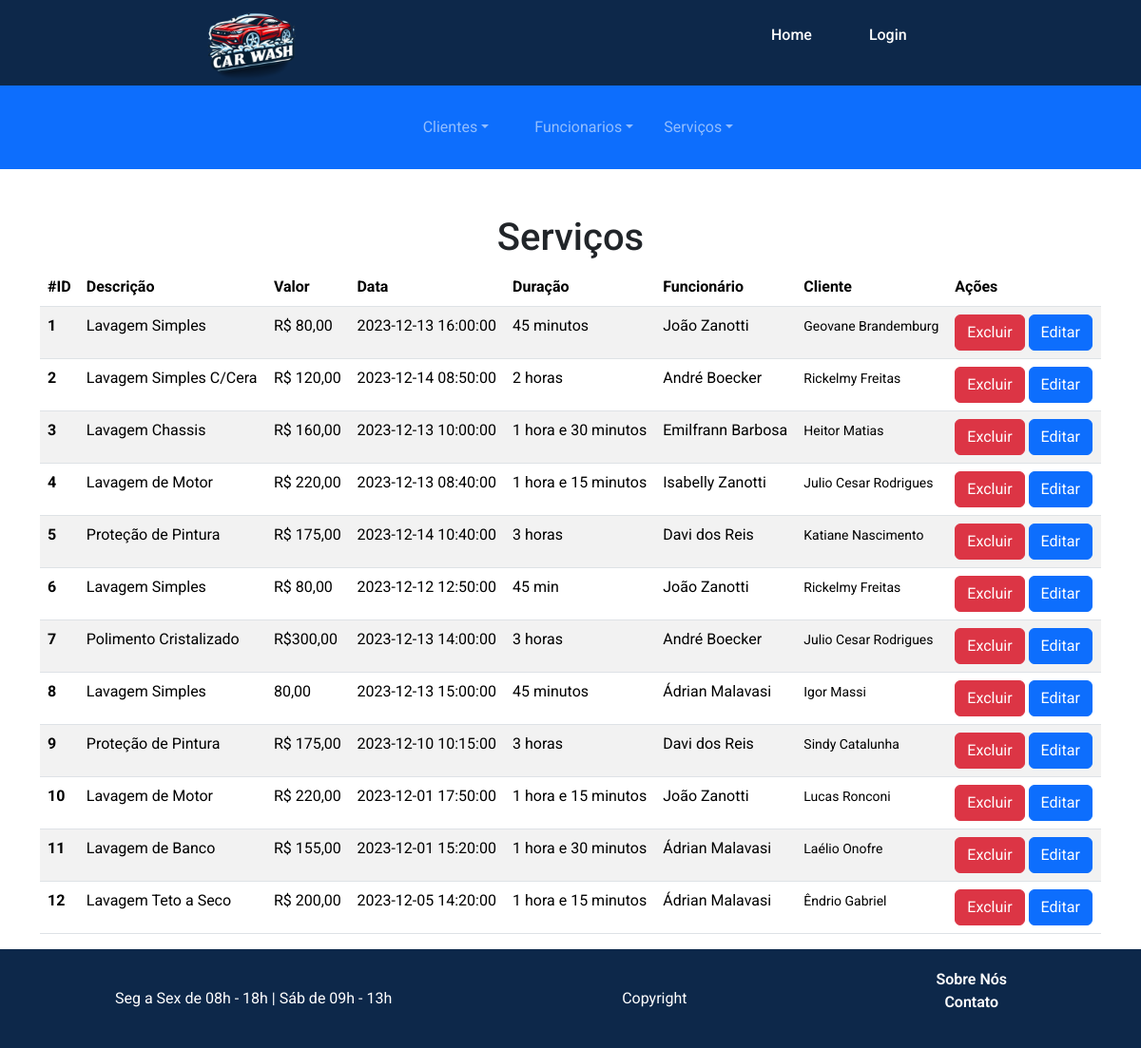
Page /backEnd/servicoLista.php on the committed database.
### tables this page shows
CREATE TABLE `servicos` (
  `id_servico` int(11) NOT NULL,
  `descricao` varchar(255) NOT NULL,
  `valor` varchar(255) NOT NULL,
  `data` datetime NOT NULL,
  `duracao` varchar(255) NOT NULL,
  `funcionario` int(11) NOT NULL,
  `cliente` int(11) NOT NULL
);

CREATE TABLE `pessoas` (
  `id_pessoa` int(11) NOT NULL,
  `nome` varchar(255) NOT NULL,
  `cpf` varchar(255) NOT NULL,
  `email` varchar(255) NOT NULL
);

### Classes/Database.class.php (called while the page is built, shortened)
<?php
class Database
{
    private $host;
    private $username;
    private $password;
    private $database;
    private $connection;
    public function __construct($host, $username, $password, $database)
    {
        $this->host = $host;
        $this->username = $username;
        $this->password = $password;
        $this->database = $database;
    }
    private function connect()
    {
        $this->connection = new mysqli($this->host, $this->username, $this->password, $this->database);
    }
    public function query($sql)
    {
        return $this->connection->query($sql);
    }
}
?>

### control/DataBaseControl.class.php (called while the page is built)
<?php
require_once "../Classes/Database.class.php";
$db = new Database("localhost", "root", "", "lava_jato");
?>

### control/ServicosControl.class.php (called while the page is built, shortened)
<?php
require_once "../control/FuncionarioControl.class.php";
require_once "../control/ClientesControl.class.php";
require_once "../Classes/Servicos.class.php";
class ServicoControl {
    private $conexao;
    public FuncionarioControl $funcionarioControl;
    public ClienteControl $clienteControl;
    function __construct($conexao, $funcionarioControl, $clienteControl) {
        $this->conexao = $conexao;
        $this->funcionarioControl = $funcionarioControl;
        $this->clienteControl = $clienteControl;
    }
    public function listarObj() {
        $sql = "SELECT * FROM servicos";
        $result = $this->conexao->query($sql);
        $servicos = array();
        if ($result->num_rows > 0) {
            while ($row = $result->fetch_assoc()) {
                $servicos[] = $row;
            }
        }
        if (count($servicos) != 0) {
            $vetServicos = array();
            for ($i = 0; $i < count($servicos); $i++) {
                $vetServicos[$i] = new Servico(
                    $servicos[$i]['descricao'],
                    $servicos[$i]['valor'],
                    $servicos[$i]['data'],
                    $servicos[$i]['duracao'],
                    $this->funcionarioControl->buscarPorId($servicos[$i]['funcionario']),
                    $this->clienteControl->buscarPorId($servicos[$i]['cliente'])
                );
                $vetServicos[$i]->setId($servicos[$i]['id_servico']);
            }
            return $vetServicos;
        }
        return null;
    }
}
?>

### control/FuncionarioControl.class.php (called while the page is built, shortened)
<?php
class FuncionarioControl {
    private $conexao;
    function __construct($conexao) {
        $this->conexao = $conexao;
    }
    public function buscarPorId($id) {
        $sql = "SELECT * FROM pessoas WHERE id_pessoa = $id";
        $result = $this->conexao->query($sql);
        $dadosPessoa = "";
        if ($result->num_rows > 0) {
            $dadosPessoa = $result->fetch_assoc();
        }
        $sql = "SELECT * FROM funcionarios WHERE id_funcionario = $id";
        $result = $this->conexao->query($sql);
        $dadosFuncionario = "";
        if ($result->num_rows > 0) {
            $dadosFuncionario = $result->fetch_assoc();
        }
        if ($dadosPessoa != "" && $dadosFuncionario != "") {
            $funcionario = new Funcionario($dadosPessoa['nome'], $dadosPessoa['cpf'], $dadosPessoa['email'], $dadosFuncionario['salario'], $dadosFuncionario['cargo'], $dadosFuncionario['dataContratacao']);
            $funcionario->setId($dadosPessoa['id_pessoa']);
            return $funcionario;
        }
        return null;
    }
}
?>

### Classes/Pessoas.class.php (called while the page is built, shortened)
<?php
class Pessoas {
    private $nome;
    function __construct($nome = "", $cpf = "", $email = "")
    {
        $this->nome = $nome;
    }
    function getNome()
    {
        return $this->nome;
    }
    function setId($id)
    {
        return $this->id = $id;
    }
}
?>

### control/ClientesControl.class.php (called while the page is built, shortened)
<?php
class ClienteControl {
    private $conexao;
    function __construct($conexao) {
        $this->conexao = $conexao;
    }
    public function buscarPorId($id) {
        $sql = "SELECT * FROM pessoas WHERE id_pessoa = $id";
        $result = $this->conexao->query($sql);
        $dadosPessoa = "";
        if ($result->num_rows > 0) {
            $dadosPessoa = $result->fetch_assoc();
        }
        $sql = "SELECT * FROM clientes WHERE id_cliente = $id";
        $result = $this->conexao->query($sql);
        $dadosCliente= "";
        if ($result->num_rows > 0) {
            $dadosCliente = $result->fetch_assoc();
        }
        if ($dadosPessoa != "" && $dadosCliente != "") {
            $cliente = new Cliente ($dadosPessoa['nome'], $dadosPessoa['cpf'], $dadosPessoa['email'], $dadosCliente['enderecoCobranca'], $dadosCliente['formaPagamento']);
            $cliente->setId($dadosPessoa['id_pessoa']);
            return $cliente;
        }
        return null;
    }
}
?>

### Classes/Servicos.class.php (called while the page is built, shortened)
<?php
class Servico
{
    private $id;
    private $descricao;
    private $valor;
    private $data;
    private $duracao;
    public Funcionario $funcionario;
    public Cliente $cliente;
    function __construct($descricao = "", $valor = "", $data = "", $duracao = "1:00 HRS", $funcionario, $cliente)
    {
        $this->descricao = $descricao;
        $this->valor = $valor;
        if ($data == "") {
            $this->data = 'NOW()';
        } else {
            $this->data = $data;
        }
        $this->duracao = $duracao;
        $this->funcionario = $funcionario;
        $this->cliente = $cliente;
    }
    function getId()
    {
        return $this->id;
    }
    function setId($id)
    {
        return $this->id = $id;
    }
    function getDescricao()
    {
        return $this->descricao;
    }
    function getValor()
    {
        return $this->valor;
    }
    function getData()
    {
        return $this->data;
    }
    function getDuracao()
    {
        return $this->duracao;
    }
    function getFuncionario()
    {
        return $this->funcionario;
    }
    function getCliente()
    {
        return $this->cliente;
    }
}
?>

### backEnd/servicoLista.php (the view, shortened to what this page needs)
<?php
require_once "../control/ServicosControl.class.php";
require_once "../control/DataBaseControl.class.php";
require_once "siteConfig.php";
$clienteControl = new ClienteControl($db);
$funcionarioControl = new FuncionarioControl($db);
$servicoControl = new ServicoControl($db, $funcionarioControl, $clienteControl);
?>
<div class="container">
    <h1 class="text-center mt-5">Serviços</h1>
    <table class="table table-striped">
        <thead>
            <tr>
                <th scope="col">#ID</th>
                <th scope="col">Descrição</th>
                <th scope="col">Valor</th>
                <th scope="col">Data</th>
                <th scope="col">Duração</th>
                <th scope="col">Funcionário</th>
                <th scope="col">Cliente</th>
                <th scope="col">Ações</th>
            </tr>
        </thead>
        <tbody>
            <?php
            foreach ($servicoControl->listarObj() as $servico) {
                echo '<tr>
                    <th scope="row">' . $servico->getId() . '</th>
                    <td>' . $servico->getDescricao() . '</td>
                    <td>' . $servico->getValor() . '</td>
                    <td>' . $servico->getData() . '</td>
                    <td>' . $servico->getDuracao() . '</td>
                    <td>' . $servico->getFuncionario()->getNome() . '</td>
                    <td><small>' . $servico->getCliente()->getNome() . '</small></td>
                    <td>
                        <a href="servicoExcluir.php?id='. $servico->getId() . '" class="btn btn-danger">Excluir</a>
                        <a href="servicoEditar.php?id='. $servico->getId() . '" class="btn btn-primary">Editar</a>
                    </td>
                </tr>';
            }
            ?>
        </tbody>
    </table>
</div>

### css/style.css (style rules this page uses)
* { margin: 0; padding: 0; font-family: 'Roboto', sans-serif; box-sizing: border-box; }
body { min-height: 100vh; width: 100vw; display: flex; flex-direction: column; }

### rows in the picture
servicos: id_servico "1", descricao "Lavagem Simples", valor "R$ 80,00", data "2023-12-13 16:00:00", duracao "45 minutos"
pessoas: nome "João Zanotti"
pessoas: nome "Geovane Brandemburg"
servicos: id_servico "2", descricao "Lavagem Simples C/Cera", valor "R$ 120,00", data "2023-12-14 08:50:00", duracao "2 horas"
pessoas: nome "André Boecker"
pessoas: nome "Rickelmy Freitas"
servicos: id_servico "3", descricao "Lavagem Chassis", valor "R$ 160,00", data "2023-12-13 10:00:00", duracao "1 hora e 30 minutos"
pessoas: nome "Emilfrann Barbosa"
pessoas: nome "Heitor Matias"
servicos: id_servico "4", descricao "Lavagem de Motor", valor "R$ 220,00", data "2023-12-13 08:40:00", duracao "1 hora e 15 minutos"
pessoas: nome "Isabelly Zanotti"
pessoas: nome "Julio Cesar Rodrigues"
servicos: id_servico "5", descricao "Proteção de Pintura", valor "R$ 175,00", data "2023-12-14 10:40:00", duracao "3 horas"
pessoas: nome "Davi dos Reis"
pessoas: nome "Katiane Nascimento"
servicos: id_servico "6", descricao "Lavagem Simples", valor "R$ 80,00", data "2023-12-12 12:50:00", duracao "45 min"
servicos: id_servico "7", descricao "Polimento Cristalizado", valor "R$300,00", data "2023-12-13 14:00:00", duracao "3 horas"
servicos: id_servico "8", descricao "Lavagem Simples", valor "80,00", data "2023-12-13 15:00:00", duracao "45 minutos"
pessoas: nome "Ádrian Malavasi"
pessoas: nome "Igor Massi"
servicos: id_servico "9", descricao "Proteção de Pintura", valor "R$ 175,00", data "2023-12-10 10:15:00", duracao "3 horas"
pessoas: nome "Sindy Catalunha"
servicos: id_servico "10", descricao "Lavagem de Motor", valor "R$ 220,00", data "2023-12-01 17:50:00", duracao "1 hora e 15 minutos"
pessoas: nome "Lucas Ronconi"
servicos: id_servico "11", descricao "Lavagem de Banco", valor "R$ 155,00", data "2023-12-01 15:20:00", duracao "1 hora e 30 minutos"
pessoas: nome "Laélio Onofre"
servicos: id_servico "12", descricao "Lavagem Teto a Seco", valor "R$ 200,00", data "2023-12-05 14:20:00", duracao "1 hora e 15 minutos"
pessoas: nome "Êndrio Gabriel"
